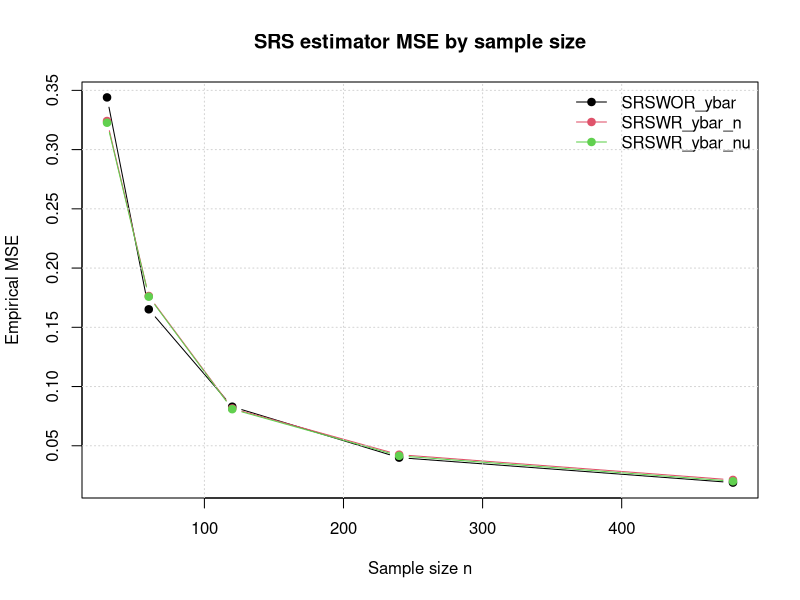
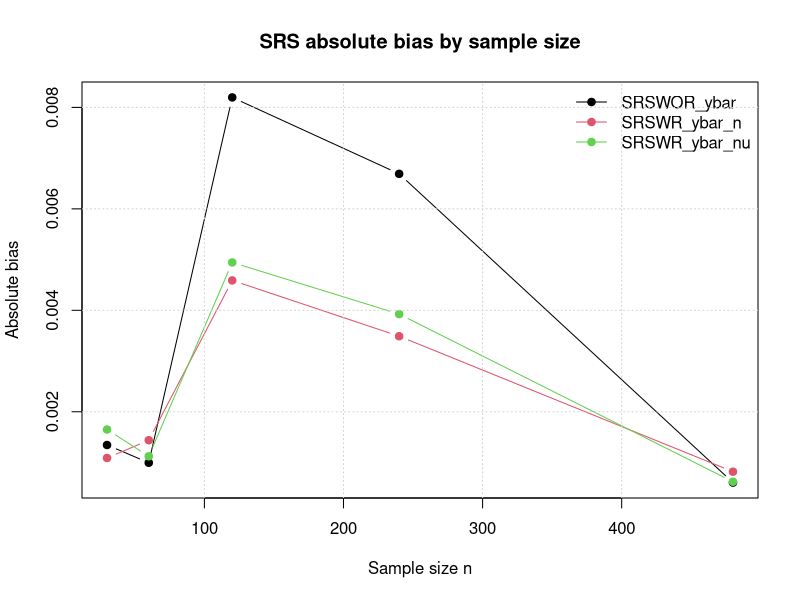
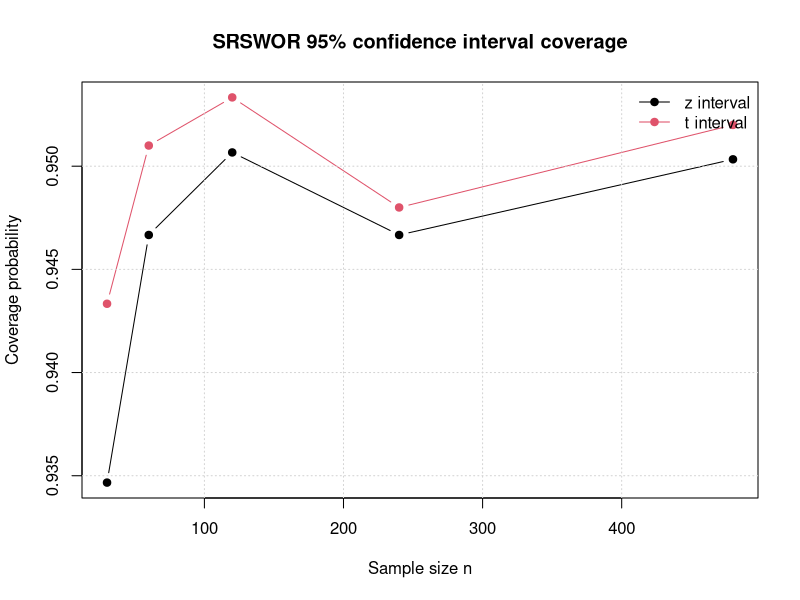
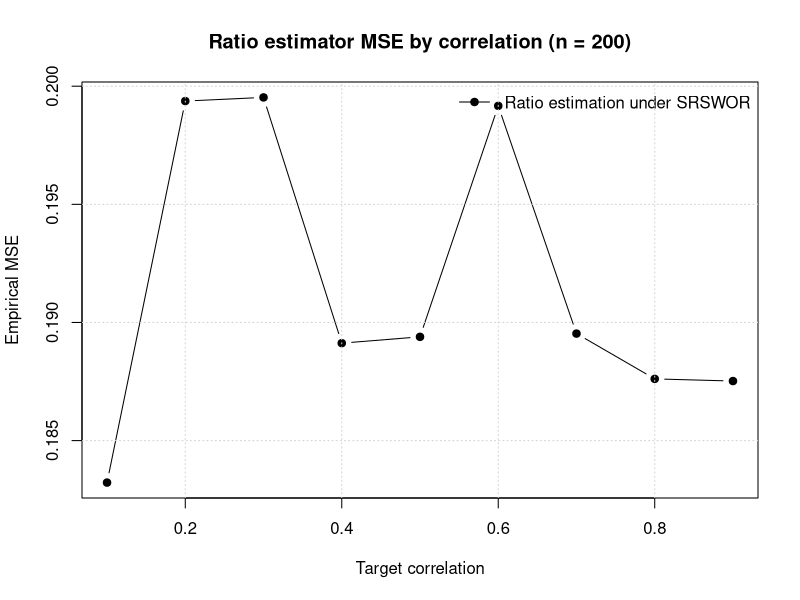
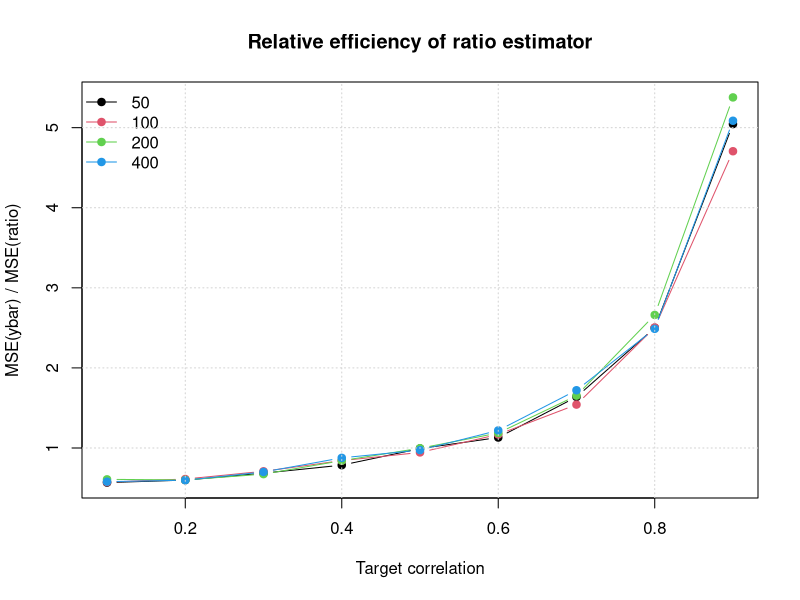
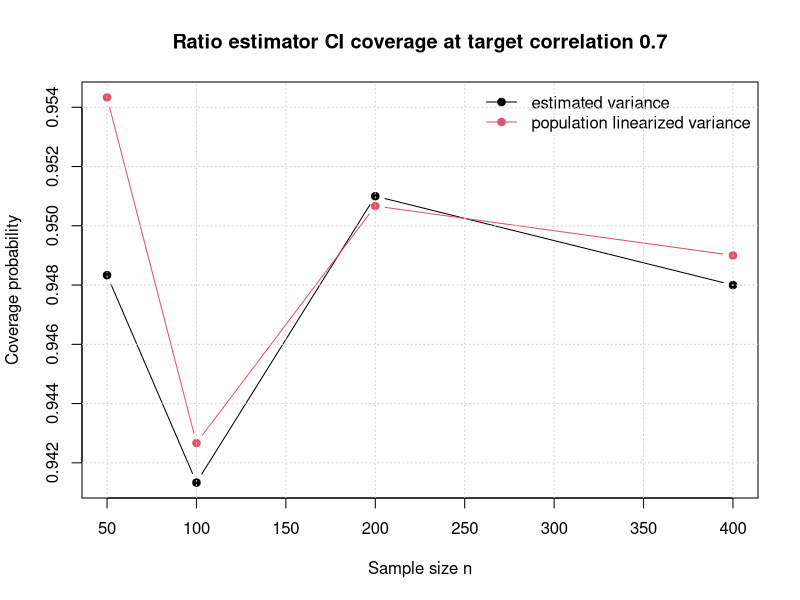
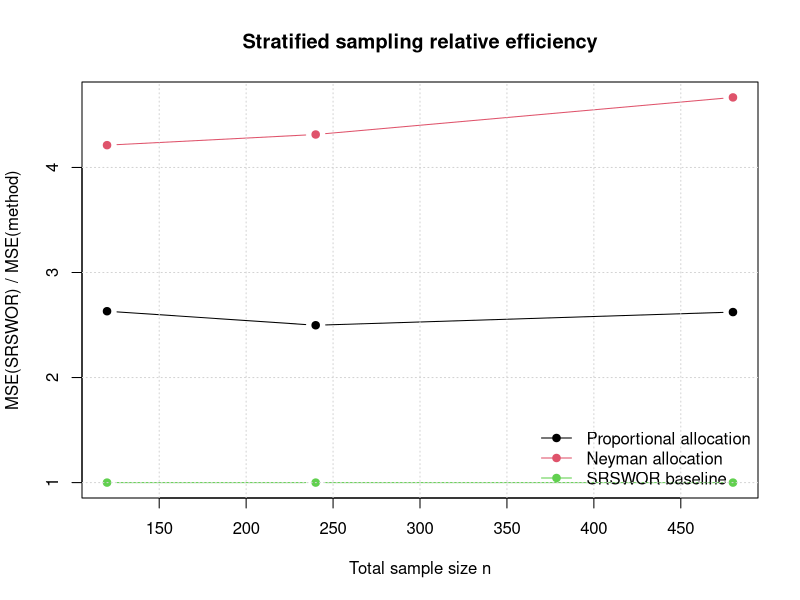
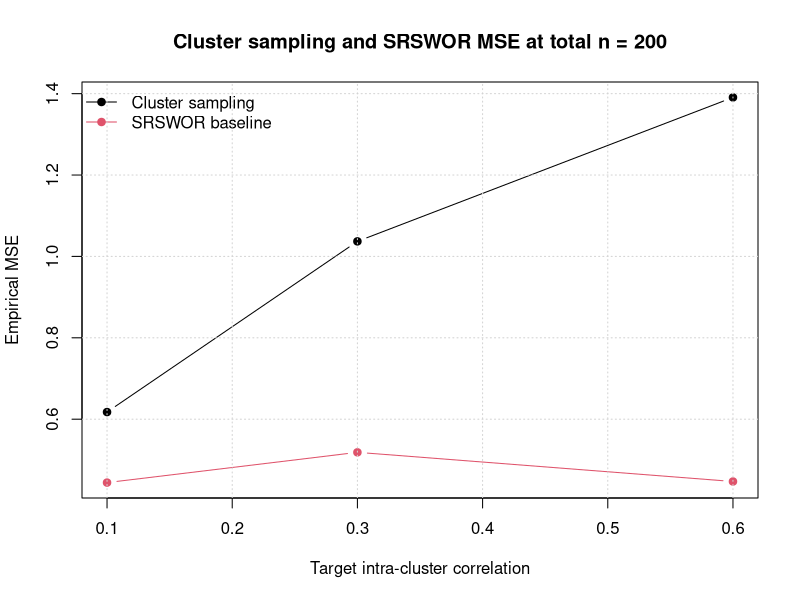

Generate these figures, in order, with R:
set.seed(20260627)

options(stringsAsFactors = FALSE)

out_tables <- file.path("output", "tables")
out_figures <- file.path("output", "figures")
dir.create(out_tables, recursive = TRUE, showWarnings = FALSE)
dir.create(out_figures, recursive = TRUE, showWarnings = FALSE)

iter <- 3000

write_result <- function(x, file_name) {
  write.csv(x, file.path(out_tables, file_name), row.names = FALSE, fileEncoding = "UTF-8")
}

mse <- function(est, truth) {
  mean((est - truth)^2)
}

relative_bias <- function(est, truth) {
  (mean(est) - truth) / truth
}

allocate_integer <- function(weights, total_n, min_each = 2L) {
  raw <- total_n * weights / sum(weights)
  n_h <- floor(raw)
  n_h[n_h < min_each] <- min_each
  while (sum(n_h) < total_n) {
    frac <- raw - floor(raw)
    idx <- order(frac, decreasing = TRUE)
    for (j in idx) {
      if (sum(n_h) >= total_n) break
      n_h[j] <- n_h[j] + 1L
    }
  }
  while (sum(n_h) > total_n) {
    idx <- order(n_h - min_each, decreasing = TRUE)
    for (j in idx) {
      if (sum(n_h) <= total_n) break
      if (n_h[j] > min_each) n_h[j] <- n_h[j] - 1L
    }
  }
  n_h
}

plot_lines <- function(df, x_col, y_col, group_col, main, xlab, ylab, file_name,
                       legend_pos = "topright") {
  groups <- unique(df[[group_col]])
  cols <- seq_along(groups)
  png(file.path(out_figures, file_name), width = 1200, height = 800, res = 140)
  first <- TRUE
  ylim <- range(df[[y_col]], na.rm = TRUE)
  for (i in seq_along(groups)) {
    sub <- df[df[[group_col]] == groups[i], ]
    sub <- sub[order(sub[[x_col]]), ]
    if (first) {
      plot(sub[[x_col]], sub[[y_col]], type = "b", pch = 19, col = cols[i],
           ylim = ylim, main = main, xlab = xlab, ylab = ylab)
      first <- FALSE
    } else {
      lines(sub[[x_col]], sub[[y_col]], type = "b", pch = 19, col = cols[i])
    }
  }
  legend(legend_pos, legend = groups, col = cols, pch = 19, lty = 1, bty = "n")
  grid()
  dev.off()
}

# -----------------------------------------------------------------------------
# 1. Simple random sampling
# -----------------------------------------------------------------------------

simulate_srs <- function() {
  N <- 5000
  n_set <- c(30, 60, 120, 240, 480)
  y <- rpois(N, lambda = 10)
  mu <- mean(y)
  S2 <- var(y)

  perf_rows <- list()
  coverage_rows <- list()
  counter <- 1L
  cov_counter <- 1L

  for (n in n_set) {
    ybar_wor <- numeric(iter)
    ybar_wr_n <- numeric(iter)
    ybar_wr_nu <- numeric(iter)
    cover_z <- logical(iter)
    cover_t <- logical(iter)

    for (b in seq_len(iter)) {
      s_wor <- sample.int(N, n, replace = FALSE)
      ys_wor <- y[s_wor]
      ybar_wor[b] <- mean(ys_wor)
      se_wor <- sqrt((1 - n / N) * var(ys_wor) / n)
      cover_z[b] <- (ybar_wor[b] - qnorm(0.975) * se_wor <= mu) &&
        (mu <= ybar_wor[b] + qnorm(0.975) * se_wor)
      cover_t[b] <- (ybar_wor[b] - qt(0.975, df = n - 1) * se_wor <= mu) &&
        (mu <= ybar_wor[b] + qt(0.975, df = n - 1) * se_wor)

      s_wr <- sample.int(N, n, replace = TRUE)
      ybar_wr_n[b] <- mean(y[s_wr])
      unique_units <- unique(s_wr)
      ybar_wr_nu[b] <- mean(y[unique_units])
    }

    estimators <- list(
      "SRSWOR_ybar" = ybar_wor,
      "SRSWR_ybar_n" = ybar_wr_n,
      "SRSWR_ybar_nu" = ybar_wr_nu
    )

    for (est_name in names(estimators)) {
      est <- estimators[[est_name]]
      perf_rows[[counter]] <- data.frame(
        section = "Simple random sampling",
        estimator = est_name,
        n = n,
        empirical_mean = mean(est),
        true_mean = mu,
        bias = mean(est) - mu,
        relative_bias = relative_bias(est, mu),
        empirical_variance = var(est),
        empirical_mse = mse(est, mu)
      )
      counter <- counter + 1L
    }

    coverage_rows[[cov_counter]] <- data.frame(
      section = "Simple random sampling",
      n = n,
      true_mean = mu,
      finite_population_variance = S2,
      coverage_z = mean(cover_z),
      coverage_t = mean(cover_t)
    )
    cov_counter <- cov_counter + 1L
  }

  perf <- do.call(rbind, perf_rows)
  coverage <- do.call(rbind, coverage_rows)
  write_result(perf, "srs_performance.csv")
  write_result(coverage, "srs_coverage.csv")

  plot_lines(perf, "n", "empirical_mse", "estimator",
             "SRS estimator MSE by sample size", "Sample size n",
             "Empirical MSE", "fig_srs_mse.png")

  bias_plot <- perf
  bias_plot$abs_bias <- abs(bias_plot$bias)
  plot_lines(bias_plot, "n", "abs_bias", "estimator",
             "SRS absolute bias by sample size", "Sample size n",
             "Absolute bias", "fig_srs_bias.png")

  coverage_long <- rbind(
    data.frame(n = coverage$n, method = "z interval", coverage = coverage$coverage_z),
    data.frame(n = coverage$n, method = "t interval", coverage = coverage$coverage_t)
  )
  plot_lines(coverage_long, "n", "coverage", "method",
             "SRSWOR 95% confidence interval coverage", "Sample size n",
             "Coverage probability", "fig_srs_coverage.png")

  list(performance = perf, coverage = coverage)
}

# -----------------------------------------------------------------------------
# 2. Ratio estimation under SRSWOR
# -----------------------------------------------------------------------------

generate_bivariate_poisson <- function(N, target_rho, base_mu = 20) {
  mu1 <- base_mu
  mu2 <- base_mu
  mu3 <- target_rho * base_mu / (1 - target_rho)
  x1 <- rpois(N, mu1)
  x2 <- rpois(N, mu2)
  x3 <- rpois(N, mu3)
  x <- x1 + x3
  y <- x2 + x3
  data.frame(x = x, y = y)
}

simulate_ratio <- function() {
  N <- 6000
  n_set <- c(50, 100, 200, 400)
  target_rhos <- seq(0.1, 0.9, by = 0.1)
  rows <- list()
  counter <- 1L

  for (rho in target_rhos) {
    pop <- generate_bivariate_poisson(N, rho)
    x <- pop$x
    y <- pop$y
    mu_x <- mean(x)
    mu_y <- mean(y)
    actual_cor <- cor(x, y)
    R_true <- mu_y / mu_x
    e_pop <- y - R_true * x

    for (n in n_set) {
      ratio_est <- numeric(iter)
      ybar_est <- numeric(iter)
      cover_vhat <- logical(iter)
      cover_vpop <- logical(iter)

      v_pop_linearized <- (1 - n / N) * var(e_pop) / n

      for (b in seq_len(iter)) {
        s <- sample.int(N, n, replace = FALSE)
        xs <- x[s]
        ys <- y[s]
        ybar_est[b] <- mean(ys)
        R_hat <- mean(ys) / mean(xs)
        ratio_est[b] <- R_hat * mu_x
        e_s <- ys - R_hat * xs
        v_hat <- (1 - n / N) * var(e_s) / n

        se_hat <- sqrt(max(v_hat, 0))
        se_pop <- sqrt(max(v_pop_linearized, 0))
        cover_vhat[b] <- (ratio_est[b] - qnorm(0.975) * se_hat <= mu_y) &&
          (mu_y <= ratio_est[b] + qnorm(0.975) * se_hat)
        cover_vpop[b] <- (ratio_est[b] - qnorm(0.975) * se_pop <= mu_y) &&
          (mu_y <= ratio_est[b] + qnorm(0.975) * se_pop)
      }

      mse_ratio <- mse(ratio_est, mu_y)
      mse_ybar <- mse(ybar_est, mu_y)
      rows[[counter]] <- data.frame(
        section = "Ratio estimation under SRSWOR",
        target_cor = rho,
        actual_cor = actual_cor,
        n = n,
        true_mean_y = mu_y,
        mean_ratio_estimator = mean(ratio_est),
        bias_ratio = mean(ratio_est) - mu_y,
        empirical_mse_ratio = mse_ratio,
        empirical_mse_ybar = mse_ybar,
        relative_efficiency_ybar_over_ratio = mse_ybar / mse_ratio,
        coverage_estimated_variance = mean(cover_vhat),
        coverage_population_linearized_variance = mean(cover_vpop)
      )
      counter <- counter + 1L
    }
  }

  ratio_summary <- do.call(rbind, rows)
  write_result(ratio_summary, "ratio_performance.csv")

  ratio_n200 <- ratio_summary[ratio_summary$n == 200, ]
  plot_lines(ratio_n200, "target_cor", "empirical_mse_ratio", "section",
             "Ratio estimator MSE by correlation (n = 200)", "Target correlation",
             "Empirical MSE", "fig_ratio_mse_rho_n200.png")

  plot_lines(ratio_summary, "target_cor", "relative_efficiency_ybar_over_ratio", "n",
             "Relative efficiency of ratio estimator", "Target correlation",
             "MSE(ybar) / MSE(ratio)", "fig_ratio_relative_efficiency.png",
             legend_pos = "topleft")

  ratio_rho07 <- ratio_summary[abs(ratio_summary$target_cor - 0.7) < 1e-8, ]
  coverage_long <- rbind(
    data.frame(n = ratio_rho07$n, method = "estimated variance",
               coverage = ratio_rho07$coverage_estimated_variance),
    data.frame(n = ratio_rho07$n, method = "population linearized variance",
               coverage = ratio_rho07$coverage_population_linearized_variance)
  )
  plot_lines(coverage_long, "n", "coverage", "method",
             "Ratio estimator CI coverage at target correlation 0.7",
             "Sample size n", "Coverage probability", "fig_ratio_coverage_rho07.png")

  ratio_summary
}

# -----------------------------------------------------------------------------
# 3. Stratified random sampling
# -----------------------------------------------------------------------------

simulate_stratified <- function() {
  N_h <- c(1500, 1500, 1000, 1000)
  H <- length(N_h)
  N <- sum(N_h)
  n_set <- c(120, 240, 480)
  mean_h <- c(20, 40, 70, 110)
  sd_h <- c(5, 12, 25, 50)
  stratum <- rep(seq_len(H), times = N_h)
  y <- unlist(lapply(seq_len(H), function(h) rnorm(N_h[h], mean = mean_h[h], sd = sd_h[h])))
  mu <- mean(y)
  W_h <- N_h / N
  S_h <- tapply(y, stratum, sd)
  rows <- list()
  counter <- 1L

  strat_estimate <- function(n_h) {
    means <- numeric(H)
    for (h in seq_len(H)) {
      idx_h <- which(stratum == h)
      s_h <- sample(idx_h, n_h[h], replace = FALSE)
      means[h] <- mean(y[s_h])
    }
    sum(W_h * means)
  }

  for (n in n_set) {
    n_prop <- allocate_integer(N_h, n)
    n_neyman <- allocate_integer(N_h * S_h, n)

    est_prop <- numeric(iter)
    est_neyman <- numeric(iter)
    est_srs <- numeric(iter)

    for (b in seq_len(iter)) {
      est_prop[b] <- strat_estimate(n_prop)
      est_neyman[b] <- strat_estimate(n_neyman)
      s_srs <- sample.int(N, n, replace = FALSE)
      est_srs[b] <- mean(y[s_srs])
    }

    estimates <- list(
      "Proportional allocation" = est_prop,
      "Neyman allocation" = est_neyman,
      "SRSWOR baseline" = est_srs
    )
    mse_srs <- mse(est_srs, mu)

    for (method in names(estimates)) {
      est <- estimates[[method]]
      rows[[counter]] <- data.frame(
        section = "Stratified random sampling",
        method = method,
        n = n,
        true_mean = mu,
        empirical_mean = mean(est),
        bias = mean(est) - mu,
        empirical_variance = var(est),
        empirical_mse = mse(est, mu),
        relative_efficiency_vs_srs = mse_srs / mse(est, mu),
        allocation = if (method == "Proportional allocation") {
          paste(n_prop, collapse = "-")
        } else if (method == "Neyman allocation") {
          paste(n_neyman, collapse = "-")
        } else {
          "not applicable"
        }
      )
      counter <- counter + 1L
    }
  }

  strat_summary <- do.call(rbind, rows)
  write_result(strat_summary, "stratified_performance.csv")
  plot_lines(strat_summary, "n", "relative_efficiency_vs_srs", "method",
             "Stratified sampling relative efficiency", "Total sample size n",
             "MSE(SRSWOR) / MSE(method)", "fig_stratified_relative_efficiency.png",
             legend_pos = "bottomright")
  strat_summary
}

# -----------------------------------------------------------------------------
# 4. Cluster sampling design
# -----------------------------------------------------------------------------

simulate_cluster <- function() {
  M <- 400
  m <- 20
  N <- M * m
  within_cluster_n <- 5
  total_n_set <- c(100, 200, 400)
  icc_set <- c(0.1, 0.3, 0.6)
  total_var <- 100
  cluster_id <- rep(seq_len(M), each = m)
  rows <- list()
  counter <- 1L

  for (icc in icc_set) {
    sigma_cluster <- sqrt(total_var * icc)
    sigma_error <- sqrt(total_var * (1 - icc))
    cluster_effect <- rnorm(M, mean = 0, sd = sigma_cluster)
    y <- 50 + cluster_effect[cluster_id] + rnorm(N, mean = 0, sd = sigma_error)
    mu <- mean(y)
    actual_icc <- sigma_cluster^2 / (sigma_cluster^2 + sigma_error^2)

    for (total_n in total_n_set) {
      clusters_to_sample <- total_n / within_cluster_n
      est_cluster <- numeric(iter)
      est_srs <- numeric(iter)

      for (b in seq_len(iter)) {
        chosen_clusters <- sample.int(M, clusters_to_sample, replace = FALSE)
        chosen_units <- unlist(lapply(chosen_clusters, function(cl) {
          idx <- which(cluster_id == cl)
          sample(idx, within_cluster_n, replace = FALSE)
        }))
        est_cluster[b] <- mean(y[chosen_units])

        s_srs <- sample.int(N, total_n, replace = FALSE)
        est_srs[b] <- mean(y[s_srs])
      }

      mse_cluster <- mse(est_cluster, mu)
      mse_srs <- mse(est_srs, mu)

      rows[[counter]] <- data.frame(
        section = "Cluster sampling design",
        method = "Cluster sampling",
        target_icc = icc,
        actual_icc = actual_icc,
        total_secondary_units = total_n,
        clusters_sampled = clusters_to_sample,
        within_cluster_sample_size = within_cluster_n,
        true_mean = mu,
        empirical_mean = mean(est_cluster),
        bias = mean(est_cluster) - mu,
        empirical_variance = var(est_cluster),
        empirical_mse = mse_cluster,
        relative_efficiency_vs_srs = mse_srs / mse_cluster
      )
      counter <- counter + 1L

      rows[[counter]] <- data.frame(
        section = "Cluster sampling design",
        method = "SRSWOR baseline",
        target_icc = icc,
        actual_icc = actual_icc,
        total_secondary_units = total_n,
        clusters_sampled = NA,
        within_cluster_sample_size = NA,
        true_mean = mu,
        empirical_mean = mean(est_srs),
        bias = mean(est_srs) - mu,
        empirical_variance = var(est_srs),
        empirical_mse = mse_srs,
        relative_efficiency_vs_srs = 1
      )
      counter <- counter + 1L
    }
  }

  cluster_summary <- do.call(rbind, rows)
  write_result(cluster_summary, "cluster_performance.csv")

  cluster_plot <- cluster_summary[cluster_summary$total_secondary_units == 200, ]
  plot_lines(cluster_plot, "target_icc", "empirical_mse", "method",
             "Cluster sampling and SRSWOR MSE at total n = 200",
             "Target intra-cluster correlation", "Empirical MSE",
             "fig_cluster_mse_icc_n200.png", legend_pos = "topleft")

  cluster_re <- cluster_summary[cluster_summary$method == "Cluster sampling", ]
  plot_lines(cluster_re, "target_icc", "relative_efficiency_vs_srs", "total_secondary_units",
             "Cluster sampling relative efficiency", "Target intra-cluster correlation",
             "MSE(SRSWOR) / MSE(cluster)", "fig_cluster_relative_efficiency.png",
             legend_pos = "topright")

  cluster_summary
}

cat("Running simple random sampling simulations...\n")
srs_results <- simulate_srs()
cat("Running ratio estimation simulations...\n")
ratio_results <- simulate_ratio()
cat("Running stratified sampling simulations...\n")
stratified_results <- simulate_stratified()
cat("Running cluster sampling simulations...\n")
cluster_results <- simulate_cluster()

settings <- data.frame(
  item = c("random_seed", "iterations", "SRS_N", "ratio_N", "stratified_N",
           "cluster_M", "cluster_m", "cluster_within_sample_size"),
  value = c("20260627", iter, 5000, 6000, 5000, 400, 20, 5)
)
write_result(settings, "simulation_settings.csv")

sink(file.path(out_tables, "session_info.txt"))
print(sessionInfo())
sink()

cat("Done. Tables are in output/tables and figures are in output/figures.\n")
